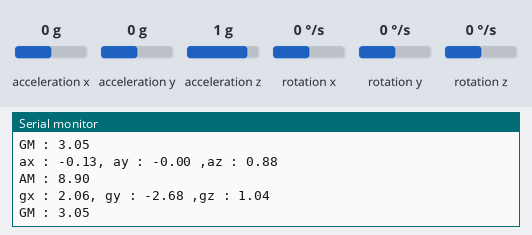
Recording of a sketch running on a simulated Arduino Uno, built with avr-gcc and run on an emulated ATmega328P. On the bench: the last lines printed to the serial monitor. Wiring (inferred from the names in the program): MPU-6050 motion sensor at I2C address 0x68. The inputs (shaded band) are chosen by the test bench; at power-on: rotation y 0 °/s, acceleration x 0 g, rotation x 0 °/s, acceleration y 0 g, acceleration z 1 g, rotation z 0 °/s. The modem accepts every AT command (registered, SIM ready, sends succeed) and sends nothing else.

Above: at 2.2 s.
2.3 s: rotation y set to 12 °/s
At 3.03 s:
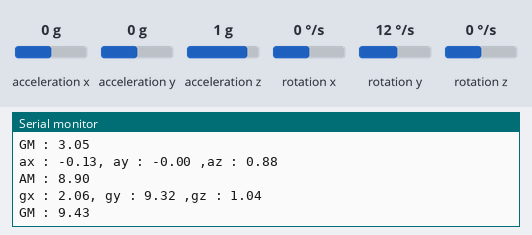
5.3 s: acceleration x set to -1.4 g
At 6.03 s:
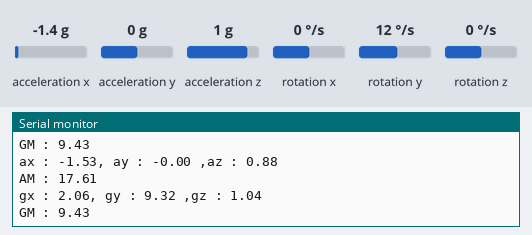
6.8 s: rotation x set to -192 °/s
At 8.0 s:
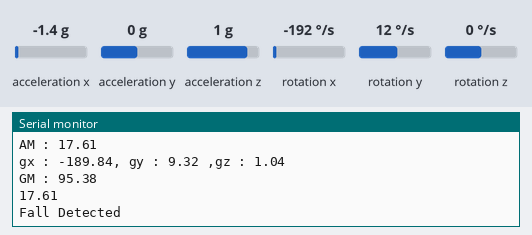
Timing chart, 0 to 9.8 s (numbered marks = the images above; inputs shaded):
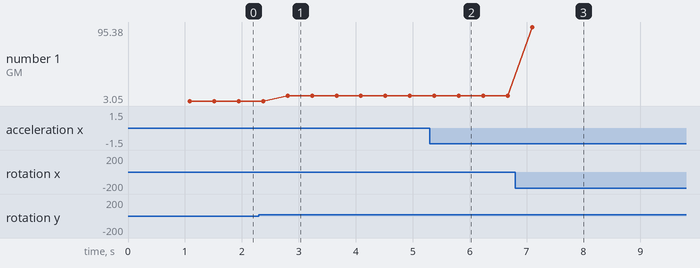

The sketch:

final_integra.ino
```cpp
#include <Wire.h>
#include<MPU6050.h>
#include <SoftwareSerial.h>

SoftwareSerial sim(10, 11);   //(TX,RX)
int _timeout;
String _buffer;
String number = "+919130121960";


const int MPU_addr=0x68;  // I2C address of the MPU-6050
int16_t AcX,AcY,AcZ,Tmp,GyX,GyY,GyZ;
float ax=0, ay=0, az=0, gx=0, gy=0, gz=0;


void setup() {
 Wire.begin();
 Wire.beginTransmission(MPU_addr);
 Wire.write(0x6B);  // PWR_MGMT_1 register
 Wire.write(0);     // set to zero (wakes up the MPU-6050)
 Wire.endTransmission(true);
 Serial.begin(9600);
 _buffer.reserve(50);
 Serial.println("System Started...");
 sim.begin(9600);
 delay(1000);
 pinMode(11, OUTPUT);

}

void loop() {
 mpu_read();
 ax = (AcX-2050)/16384.00;
 ay = (AcY-77)/16384.00;
 az = (AcZ-1947)/16384.00;

 //270, 351, 136 for gyroscope
 gx = (GyX+270)/131.07;
 gy = (GyY-351)/131.07;
 gz = (GyZ+136)/131.07;
 float Raw_AM = pow(pow(ax,2)+pow(ay,2)+pow(az,2),0.5);
 float AM = Raw_AM*10;  // as values are within 0 to 1 multiply by 10

 float GM = pow(pow(gx/2,2)+pow(gy,2)+pow(gz,2),0.5);

 Serial.print("ax : ");
 Serial.print(ax);
 Serial.print(", ay : ");
 Serial.print(ay);
 Serial.print(" ,az : ");
 Serial.println(az);
 Serial.print("AM : ");
 Serial.println(AM);

 Serial.print("gx : ");
 Serial.print(gx);
 Serial.print(", gy : ");
 Serial.print(gy);
 Serial.print(" ,gz : ");
 Serial.println(gz);
 Serial.print("GM : ");
 Serial.println(GM);

 if(AM>12 && GM>=30 && GM<=400)
 {
  Serial.println(AM);
  Serial.println("Fall Detected");
  SendMessage();
  if (Serial.available() > 0)
  {
    SendMessage();
  }
  if (sim.available() > 0)
    Serial.write(sim.read());
  digitalWrite(11,HIGH);
  delay(5000);
 }
 delay(200);
 digitalWrite(11,LOW);
 delay(200);
}
void mpu_read(){
 Wire.beginTransmission(MPU_addr);
 Wire.write(0x3B);  // starting with register 0x3B (ACCEL_XOUT_H)
 Wire.endTransmission(false);
 Wire.requestFrom(MPU_addr,14,true);  // request a total of 14 registers
 AcX=Wire.read()<<8|Wire.read();  // 0x3B (ACCEL_XOUT_H) & 0x3C (ACCEL_XOUT_L)
 AcY=Wire.read()<<8|Wire.read();  // 0x3D (ACCEL_YOUT_H) & 0x3E (ACCEL_YOUT_L)
 AcZ=Wire.read()<<8|Wire.read();  // 0x3F (ACCEL_ZOUT_H) & 0x40 (ACCEL_ZOUT_L)
 Tmp=Wire.read()<<8|Wire.read();  // 0x41 (TEMP_OUT_H) & 0x42 (TEMP_OUT_L)
 GyX=Wire.read()<<8|Wire.read();  // 0x43 (GYRO_XOUT_H) & 0x44 (GYRO_XOUT_L)
 GyY=Wire.read()<<8|Wire.read();  // 0x45 (GYRO_YOUT_H) & 0x46 (GYRO_YOUT_L)
 GyZ=Wire.read()<<8|Wire.read();  // 0x47 (GYRO_ZOUT_H) & 0x48 (GYRO_ZOUT_L)
 }
 void SendMessage()
{
  //Serial.println ("Sending Message");
  sim.println("AT+CMGF=1");    //Sets the GSM Module in Text Mode
  delay(1000);
  //Serial.println ("Set SMS Number");
  sim.println("AT+CMGS=\"" + number + "\"\r"); //Mobile phone number to send message
  delay(1000);
  String SMS = "XYZ has met with an Accident at https://maps.google.com/?q=18.5310557728988,73.86584413793346";
  sim.println(SMS);
  Serial.println(SMS);
  delay(100);
  sim.println((char)26);// ASCII code of CTRL+Z
  delay(1000);
  _buffer = _readSerial();
}
String _readSerial() {
  _timeout = 0;
  while  (!sim.available() && _timeout < 12000  )
  {
    delay(13);
    _timeout++;
  }
  if (sim.available()) {
    return sim.readString();
  }
}
```

Measured:
- after the input at 2.3 s, the serial monitor: prints a new line after 0.47 s (image 1)
- after the input at 5.3 s, the serial monitor: prints a new line after 0.42 s (image 2)
- after the input at 6.8 s, the serial monitor: prints a new line after 0.26 s (image 3)
- plotted number 1: 3.05 → 9.43 after the input at 2.3 s, 9.43 → 95.38 after the input at 6.8 s
